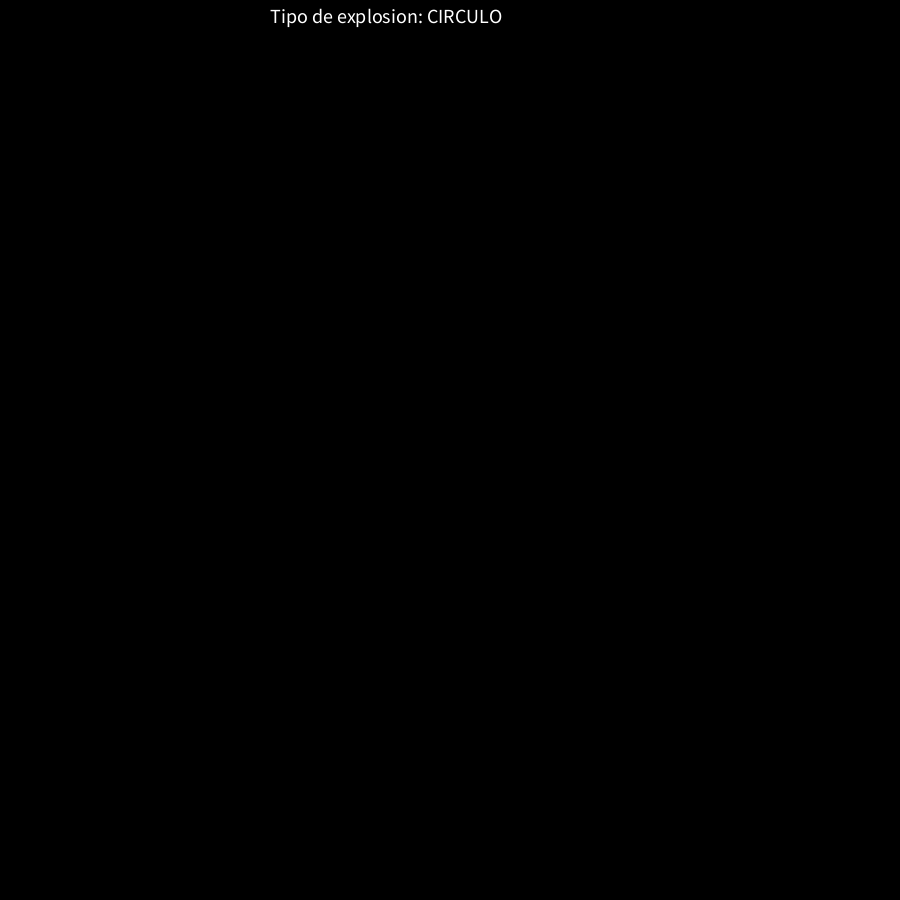
Frame 1 (no input)
Frame 60 (the mouse pressed at the canvas centre just before this capture): identical to frame 1, image omitted
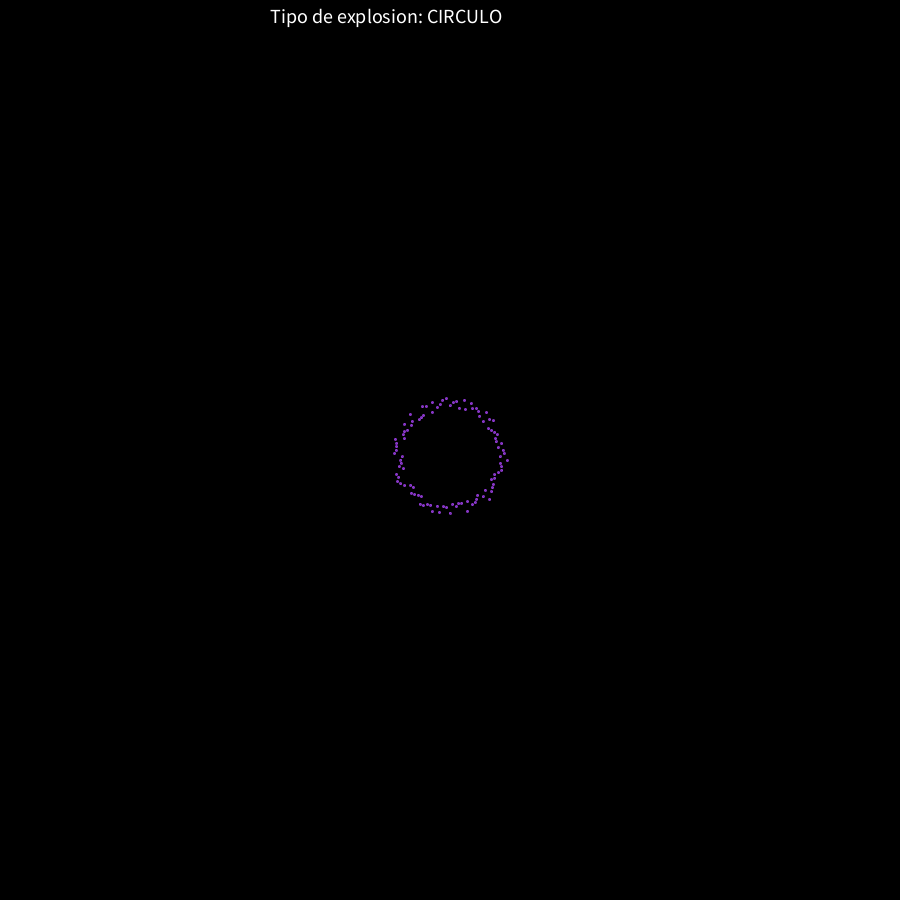
Frame 120 (the mouse held since frame 60 and released just before this capture)

The Processing sketch that drew these frames (run headless with seeded random() and noise(); from frame 60 on, the mouse is pressed at the canvas centre):

// Processing sketch: Emisores
// ── Emisores.pde

// Simulation and time control:

float _timeStep;        // Simulation time-step (s)
float _simTime = 0.0;   // Simulated time (s)

// System variables:

ParticleSystem _ps;
tipoExplosion tipo;

// Main code:

void settings()
{
   size(900, 900);
}

void setup()
{
   frameRate(100);
   background(0);

   initSimulation();
}

void keyPressed()
{
   if (key == 'r' || key == 'R')
      restartSimulation();
   else if (key == 'e' || key == 'E')
      tipo = tipoExplosion.ELIPSE;
   else if (key == 'c' || key == 'C')
      tipo = tipoExplosion.CIRCULO;
   else if (key == 's' || key == 'S')
      tipo = tipoExplosion.SPRAY;
   else if (key == '+')
      _timeStep *= 1.1;
   else if (key == '-')
      _timeStep /= 1.1;
}



void initSimulation()
{

   _simTime = 0.0;
   _timeStep = 0.02;
   tipo = tipoExplosion.CIRCULO;

   initParticleSystem();
}


void initParticleSystem()
{
   PVector pos = new PVector(width/2,height);
   
   _ps = new ParticleSystem(pos);  
 
   
}
void mousePressed()
{
  PVector raton = new PVector(mouseX,mouseY);
  color col = color(random(0,255),random(0,255),random(0,255));
   
    
    if(tipo == tipoExplosion.SPRAY)
    {
      for (int i = 0; i < nPart; i++) 
      { 
        int n = i % nPart;
        PVector posPS = new PVector(width/2, height);
        float anglePos = atan2(raton.y - posPS.y, raton.x - posPS.x); //angulo desde el centro del spray al raton
        float angleE = n * (anguloSpray / nPart);         
        float angle = (anglePos - anguloSpray/2) + angleE;   // lo centramos alrededor del ángulo base

        
        PVector vel = PVector.fromAngle(angle);
        vel.mult(random(100,130));
        
        _ps.addParticle(M,posPS,vel,R,col,LS);
      }
    }
    else
    {
      for (int i = 0; i < nPart; i++) 
      { 
        int n = i % nPart;
        float angle = n * (TWO_PI/nPart); // Espaciado uniforme en el círculo
        PVector vel = PVector.fromAngle(angle); // Vector unitario en esa dirección
        PVector pos = new PVector(raton.x ,raton.y); 
        
        if(tipo == tipoExplosion.ELIPSE)
        {
          vel.x *= xElipse;
          vel.y *= yElipse;
        }
        
        vel.mult(random(40,50)); // Ajustar velocidad aleatoria
        
        _ps.addParticle(M,pos,vel,R,col,LS);
    
        }
    }
    
  

}

void restartSimulation()
{
   initSimulation();
}


void draw()
{
   drawStaticEnvironment();
   drawMovingElements();
   updateSimulation();

}

void drawStaticEnvironment()
{
   background(0);
   stroke(255);
   fill(255);
   textSize(20);
   text("Tipo de explosion: " + tipo, width*0.3, height*0.025);
}

void drawMovingElements()
{
   _ps.draw();
}

void updateSimulation()
{
   _ps.update(_timeStep);
}

// ── Parametros.pde

enum tipoExplosion
{
   CIRCULO,
   ELIPSE,
   SPRAY
   
}


final float M = 0.3;         //masa particula
final float R = 1;           //radio particula
final float xElipse = 2;     //x elipse
final float yElipse = 1;    // y elipse
final float anguloSpray = PI/4; //Angulo spray
final int nPart = 100;    //Nº de particulas a emitir
final float LS = 5;

// ── Particle.pde
// Class for a simple particle with no rotational motion
public class Particle
{
   ParticleSystem _ps;  // Reference to the parent ParticleSystem
   int _id;             // Id. of the particle

   float _ttl;
   float _lifeSpan;
   float _m;            // Mass of the particle (kg)
   PVector _s;          // Position of the particle (m)
   PVector _v;          // Velocity of the particle (m/s)
   PVector _a;          // Acceleration of the particle (m/(s·s))
   PVector _F;          // Force applied on the particle (N)

   float _radius;       // Radius of the particle (m)
   color _color;        // Color of the particle (RGBA)
   
   Particle(ParticleSystem ps, int id, float m, PVector s, PVector v, float radius, color c, float lifeSpan)
   {
      _ps = ps;
      _id = id;
      _m = m;
      _s = s;
      _v = v;
      _radius = radius;
      _color = c;
      _lifeSpan = lifeSpan;
      _ttl = _lifeSpan;
      _a = new PVector(0.0, 0.0);
      _F = new PVector(0.0, 0.0);
      
   }

   void setPos(PVector s)
   {
      _s = s;
   }

   void setVel(PVector v)
   {
      _v = v;
   }
  

   PVector getForce()
   {
      return _F;
   }

   float getRadius()
   {
      return _radius;
   }

   float getColor()
   {
      return _color;
   }
   int getId()
   {
      return _id;
   }
   PVector getVelocidad()
   {
      return _v;
   }
   PVector getPosicion()
   {
      return _s;
   }

   void update(float timeStep)
   {
      updateForce();
      
      _ttl-= timeStep;
      _a = PVector.div(_F,_m);
      _v.add(PVector.mult(_a,timeStep));
      _s.add(PVector.mult(_v,timeStep));

   }

   void updateForce()
   {
     PVector gravedad = new PVector(0,9.8);
      PVector fPeso = PVector.mult(gravedad, _m);
    
      _F = fPeso;
      
    
   }
   
   boolean isDead()
   {
      return (_ttl <= 0.0);
   }

  
   void draw()
   {
     float opacidad = _ttl/_lifeSpan;
      fill(_color, 255*opacidad);
      stroke(_color, 255*opacidad);
      strokeWeight(1); 
      ellipseMode(RADIUS);
     
     ellipse(_s.x, _s.y, _radius,_radius); 
   }
}

// ── ParticleSystem.pde
// Class for a particle system controller
class ParticleSystem
{
   PVector _location;
   ArrayList<Particle> _particles;
   int _nextId;
   
   

   ParticleSystem(PVector location)
   {
      _location = location;
      _particles = new ArrayList<Particle>();
      _nextId = 0;

   }

   void addParticle(float mass, PVector initPos, PVector initVel, float radius, color c, float lifeSpan)
   {
      
      _particles.add(new Particle(this, _nextId, mass, initPos, initVel, radius, c, lifeSpan));
      _nextId++;
   }

   void restart()
   {
      _particles.clear();
   }
  


   int getNumParticles()
   {
      return _particles.size();
   }

   ArrayList<Particle> getParticleArray()
   {
      return _particles;
   }


   void update(float timeStep)
   {
      int n = _particles.size();
      for (int i = n - 1; i >= 0; i--)
      {
         Particle p = _particles.get(i);
          if (!p.isDead())
            p.update(timeStep);
         else
            _particles.remove(i);
      }
      
   }

   void draw()
   {
      int n = _particles.size();
      for (int i = 0; i < n; i++)
      {
         Particle p = _particles.get(i);
         p.draw();
      }
   }
}
